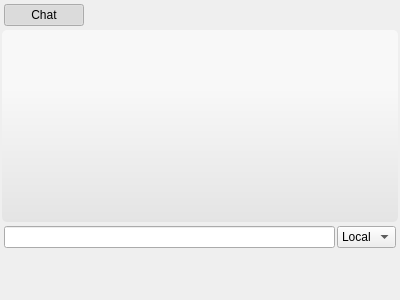
<?xml version="1.0" encoding="UTF-8"?>
<ui version="4.0">
 <class>Chat</class>
 <widget class="QWidget" name="Chat">
  <property name="geometry">
   <rect>
    <x>0</x>
    <y>0</y>
    <width>400</width>
    <height>300</height>
   </rect>
  </property>
  <layout class="QVBoxLayout" name="verticalLayout">
   <property name="spacing">
    <number>2</number>
   </property>
   <property name="margin">
    <number>2</number>
   </property>
   <item>
    <layout class="QHBoxLayout" name="horizontalLayout">
     <property name="spacing">
      <number>2</number>
     </property>
     <property name="margin">
      <number>2</number>
     </property>
     <item>
      <widget class="QPushButton" name="pushButtonChat">
       <property name="text">
        <string>Chat</string>
       </property>
       <property name="checkable">
        <bool>true</bool>
       </property>
       <property name="checked">
        <bool>true</bool>
       </property>
      </widget>
     </item>
     <item>
      <spacer name="horizontalSpacer">
       <property name="orientation">
        <enum>Qt::Horizontal</enum>
       </property>
       <property name="sizeHint" stdset="0">
        <size>
         <width>40</width>
         <height>20</height>
        </size>
       </property>
      </spacer>
     </item>
    </layout>
   </item>
   <item>
    <widget class="QTextBrowser" name="textBrowser_chat">
     <property name="styleSheet">
      <string notr="true">#textBrowser_chat { background-color: qlineargradient(spread:pad, x1:0, y1:0.3, x2:0, y2:1, stop:0 rgba(255, 255, 255, 150), stop:1 rgba(221, 221, 221, 150));
border-color: rgb(204, 204, 204);
border-radius: 5px;
padding:5px;
color: rgb(0, 0, 0);
}</string>
     </property>
     <property name="frameShape">
      <enum>QFrame::NoFrame</enum>
     </property>
     <property name="frameShadow">
      <enum>QFrame::Plain</enum>
     </property>
     <property name="verticalScrollBarPolicy">
      <enum>Qt::ScrollBarAlwaysOff</enum>
     </property>
     <property name="horizontalScrollBarPolicy">
      <enum>Qt::ScrollBarAlwaysOff</enum>
     </property>
     <property name="tabChangesFocus">
      <bool>true</bool>
     </property>
    </widget>
   </item>
   <item>
    <layout class="QHBoxLayout" name="horizontalLayout_2">
     <property name="spacing">
      <number>2</number>
     </property>
     <property name="margin">
      <number>2</number>
     </property>
     <item>
      <widget class="QLineEdit" name="lineEdit_chat_text"/>
     </item>
     <item>
      <widget class="QComboBox" name="comboBox_chat_type">
       <property name="currentIndex">
        <number>1</number>
       </property>
       <item>
        <property name="text">
         <string>All</string>
        </property>
       </item>
       <item>
        <property name="text">
         <string>Local</string>
        </property>
       </item>
       <item>
        <property name="text">
         <string>Clan</string>
        </property>
       </item>
      </widget>
     </item>
    </layout>
   </item>
   <item>
    <spacer name="verticalSpacer">
     <property name="orientation">
      <enum>Qt::Vertical</enum>
     </property>
     <property name="sizeHint" stdset="0">
      <size>
       <width>20</width>
       <height>40</height>
      </size>
     </property>
    </spacer>
   </item>
  </layout>
 </widget>
 <resources/>
 <connections/>
</ui>
